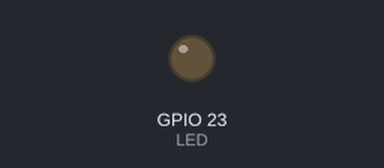
The sketch below on a simulated ESP32. Shown: output pins drawn as LEDs (lit = HIGH).

Above: at 0.05 s.
At 1.2 s:
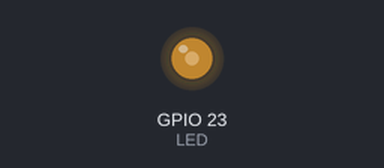
At 2.35 s:
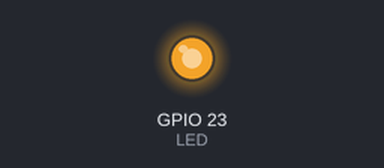
At 4.65 s:
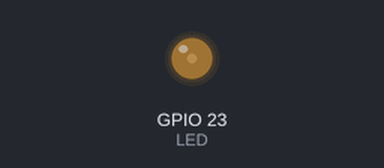
Timing chart, 0 to 7.3 s (numbered marks = the images above):
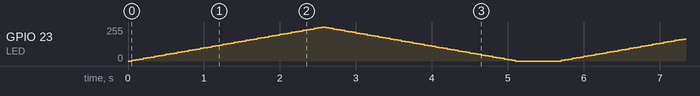

The sketch:

Brightness.ino
```cpp
/****************************************************************
 *                    CHANGING THE LED BRIGHTNESS
 *                    ===========================
 *
 * In this program an LED is conencte dto GPIO port pin 23.
 * The program changes teh brightness of the LED by varying
 * the voltage applied to the LED. The LED PWM function is used
 * in this project where the duty cycle of the PWM waveform is
 * varied from 0 to its full value of 255
 *
 * Program: Brightness
 * Date   : July, 2017
 **************************************************************/
int LED = 23;
int frequency = 1000;
int resolution = 8;
int channel = 0;

//
// Set GPIO pin 23 as output. Setup the PWM channel 0 and attach
// GPIO pin 23 to this channel
//
void setup()
{
   pinMode(LED, OUTPUT);
   ledcSetup(channel, frequency, resolution);
   ledcAttachPin(LED, channel);
}


//
// Change the brightness of the LED by varying the duty cycle
// from 0% (0) to 100% (255)
//
void loop()
{
    for(int duty = 0; duty < 255; duty +=5)
    {
      ledcWrite(channel, duty);
      delay(50);
    }

    for(int duty = 255; duty >= 0; duty -=5)
    {
      ledcWrite(channel, duty);
      delay(50);
    }
    delay(500);
}
```
